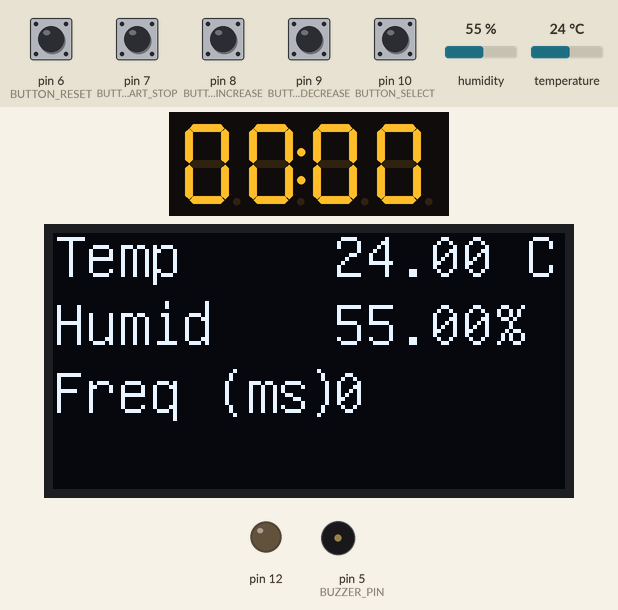
This sketch was run on a simulated Arduino Uno, built with avr-gcc and run on an emulated ATmega328P. Shown: 4-digit seven-segment display, 128×64 one-colour display, output pins drawn as LEDs (lit = HIGH), buzzer (waves = sounding). The inputs (shaded band) are chosen by the test bench; at power-on: pin 6 (BUTTON_RESET), pin 7 (BUTTON_START_STOP), pin 8 (BUTTON_INCREASE), pin 9 (BUTTON_DECREASE), pin 10 (BUTTON_SELECT) HIGH, humidity 55 %, temperature 24 °C. Pins used as bus, display or sensor lines are not drawn; what the sketch prints to the serial monitor is not drawn.

Above: at 1.5 s.
1.6 s: pin 7 (BUTTON_START_STOP) pulled LOW for 0.45 s
At 3.2 s:
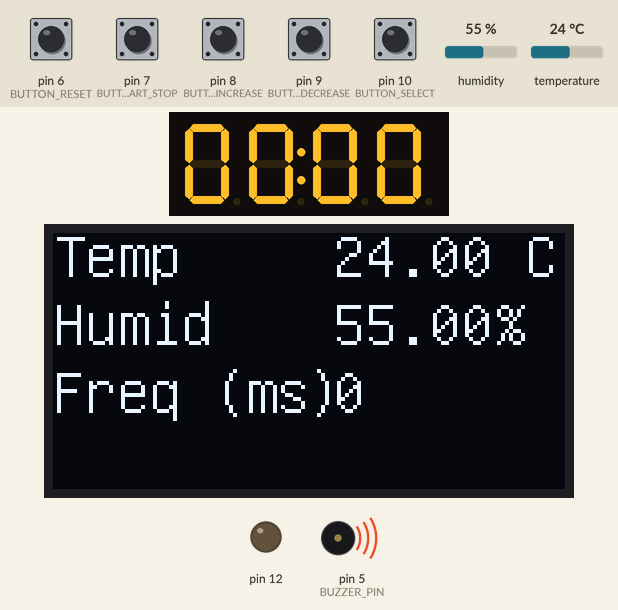
3.9 s: humidity set to 22 %
At 5.8 s:
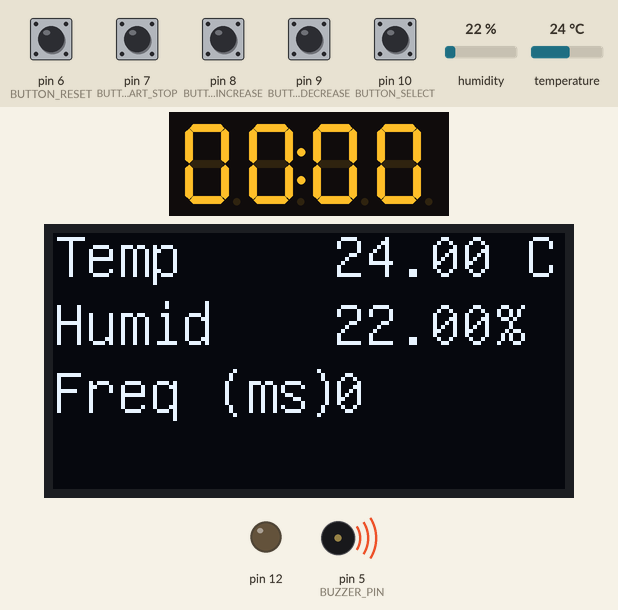
6.1 s: pin 8 (BUTTON_INCREASE) pulled LOW for 0.45 s
At 7.5 s:
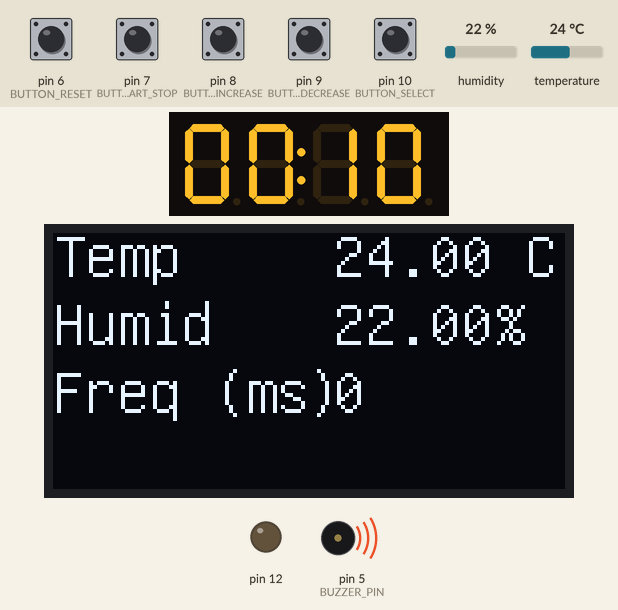
8.0 s: pin 7 (BUTTON_START_STOP) pulled LOW for 1 s
At 10.0 s:
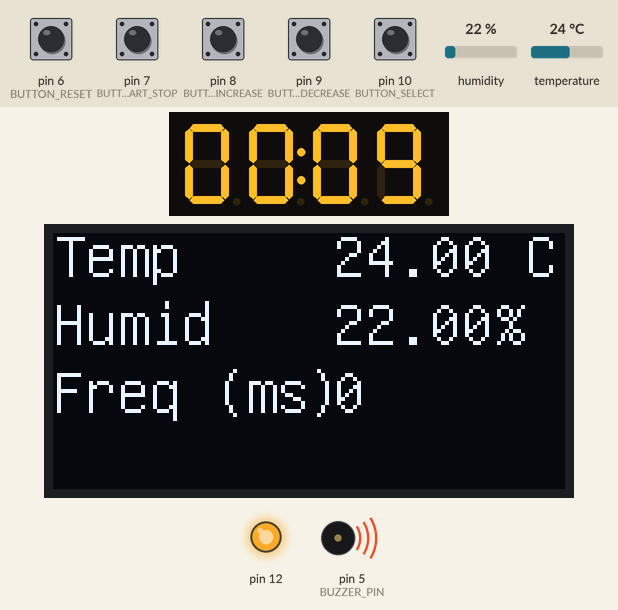
10.5 s: pin 9 (BUTTON_DECREASE) pulled LOW for 0.45 s
At 11.1 s:
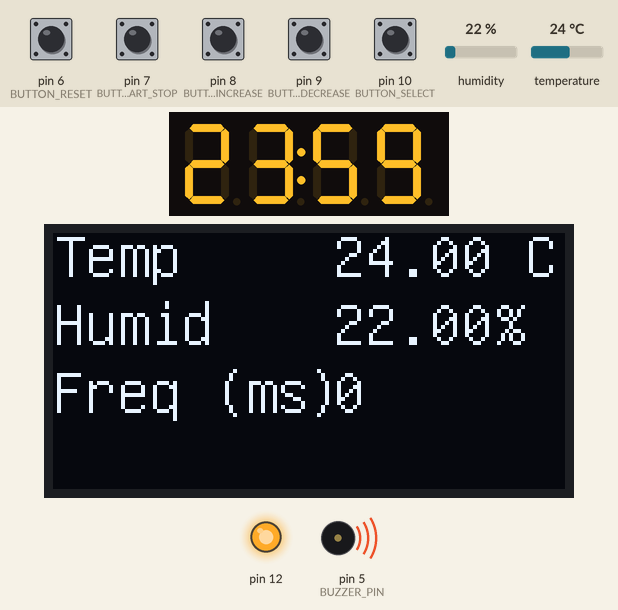
12.4 s: pin 6 (BUTTON_RESET) pulled LOW for 0.45 s
At 12.9 s:
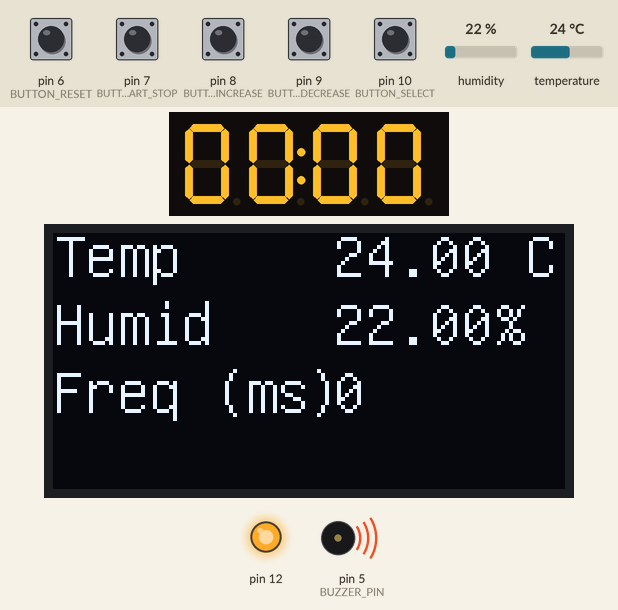
Timing chart, 0 to 15.3 s (numbered marks = the images above; inputs shaded):
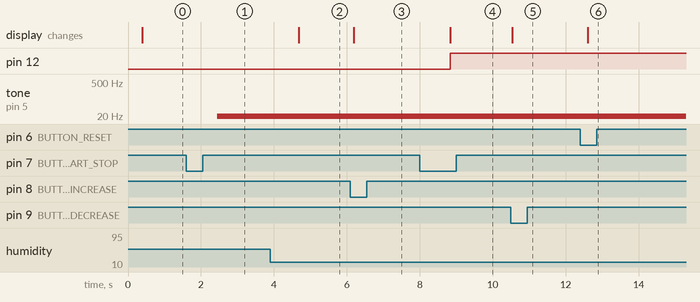

Measured:
- after the input at 1.6 s, tone on pin 5 (BUZZER_PIN): silent → 1 Hz after 0.85 s
- after the input at 3.9 s, the display: changes after 0.78 s (image 2)
- after the input at 6.1 s, the display: changes after 0.09 s (image 3)
- after the input at 8.0 s, pin 12: LOW → HIGH after 0.83 s; the display: changes after 0.83 s (image 4)
- after the input at 10.5 s, the display: changes at once (image 5)
- after the input at 12.4 s, the display: changes after 0.20 s (image 6)

The sketch:

Updated_Final_April25.ino
```cpp
#include <TM1637Display.h>  // Include TM1637 Display library
#include "U8glib.h"  // Include U8glib for OLED display
#include "DHT.h"  // Include DHT sensor library

// Define the connections pins to TM1637 and buzzer
#define CLK 2
#define DIO 3
#define BUZZER_PIN  5 // Define the pin connected to the buzzer

// Define button pins
#define BUTTON_SELECT 10 // for pulsing selection
#define BUTTON_INCREASE 8
#define BUTTON_DECREASE 9
#define BUTTON_START_STOP 7
#define BUTTON_RESET 6

// Create display object for TM1637
TM1637Display display(CLK, DIO);

// Define DHT sensor setup
#define DHTPIN 4  // Change as per your connection
#define DHTTYPE DHT22
DHT dht(DHTPIN, DHTTYPE);

// Create OLED display object
U8GLIB_SH1106_128X64 u8g(U8G_I2C_OPT_NONE);

// Variables to store time, temperature, and timer state
int timeHours = 0;
int timeMinutes = 0;
bool timerRunning = false;
String temp;
String humi;

// Variables for timing with millis() and LED control
unsigned long previousMillis = 0;
bool ledState = LOW;
unsigned long lastLedToggleTime = 0;

// Frequency Selection
int frequencies[] = {0, 500, 1000}; // Frequencies: 0 (constant), 1000 ms, 2000 ms
int currentFrequency = 0; // Default to constant frequency

unsigned long buzzerStartTime = 0;
const unsigned long buzzerDuration = 30000; // 30 seconds


void updateTimeDisplay();
void increaseTime();
void decreaseTime();
void startStopTimer();
void resetTimer();
void timerTick();
void draw();
void updateLed(); // Updated function for LED control

void setup() {
  // Initialize the TM1637 display
  display.setBrightness(0x0f);
  updateTimeDisplay();

  // Initialize the DHT sensor
  dht.begin();

  // Setup button pins
  pinMode(BUTTON_INCREASE, INPUT_PULLUP);
  pinMode(BUTTON_DECREASE, INPUT_PULLUP);
  pinMode(BUTTON_START_STOP, INPUT_PULLUP);
  pinMode(BUTTON_RESET, INPUT_PULLUP);
  pinMode(BUTTON_SELECT, INPUT_PULLUP);

  // Setup buzzer pin
  pinMode(BUZZER_PIN, OUTPUT);
  digitalWrite(BUZZER_PIN, LOW); // Ensure buzzer is off initially

  // Setup the LED pin as an output
  pinMode(12, OUTPUT);

  // Start serial communication for debugging
  Serial.begin(9600);
  Serial.println("here!");
}

void loop() {
  // Get the current time
  unsigned long currentMillis = millis();

  // Handle the timer functionality
  if (timerRunning && (currentMillis - previousMillis >= 60000)) {
    previousMillis = currentMillis;
    timerTick();
  }

  // Flash LED if the timer is running
  if (timerRunning) {
    updateLed();
  }

  // Read button states
  if (digitalRead(BUTTON_INCREASE) == LOW) {
    increaseTime();
    delay(200); // Simple debounce
  }

  if (digitalRead(BUTTON_DECREASE) == LOW) {
    decreaseTime();
    delay(200); // Simple debounce
  }

  if (digitalRead(BUTTON_START_STOP) == LOW) {
    startStopTimer();
    delay(200); // Simple debounce
  }

  if (digitalRead(BUTTON_RESET) == LOW && !timerRunning) {
    resetTimer();
    delay(200); // Simple debounce
  }

  if (digitalRead(BUTTON_SELECT) == LOW) {
    currentFrequency = (currentFrequency + 1) % 3; // Cycle through frequencies
    delay(200); // Debounce delay
  }

  // Read temperature and humidity from DHT sensor
  float h = dht.readHumidity();
  float t = dht.readTemperature();

  // Convert readings to String for display
  temp = String(t);
  humi = String(h);

  // Check if readings are valid
  if (isnan(h) || isnan(t)) {
    Serial.println(F("Failed to read from DHT sensor!"));
  } else {
    // Display temperature and humidity on OLED
    u8g.firstPage();
    do {
      draw();
    } while (u8g.nextPage());
  }
  delay(10);  // Delay for stability

 // Manage the buzzer time-out
  if (buzzerStartTime > 0 && (millis() - buzzerStartTime >= buzzerDuration)) {
    digitalWrite(BUZZER_PIN, LOW);  // Turn off the buzzer after 30 seconds
    digitalWrite(12, LOW);  // Turn off the LEDs
    buzzerStartTime = 0;  // Reset the buzzer start time
  }


}

void updateTimeDisplay() {
  // Display time in HH:MM format
  display.showNumberDecEx(timeHours * 100 + timeMinutes, 0b01000000, true);
}

void increaseTime() {
  // Increase time by one minute
  timeMinutes = timeMinutes + 10;
  if (timeMinutes >= 60) {
    timeMinutes = 0;
    timeHours++;
    if (timeHours >= 24) {
      timeHours = 0;
    }
  }
  updateTimeDisplay();
}

void decreaseTime() {
  // Decrease time by one minute
  timeMinutes = timeMinutes - 10;
  if (timeMinutes < 0) {
    timeMinutes = 59;
    timeHours--;
    if (timeHours < 0) {
      timeHours = 23;
    }
  }
  updateTimeDisplay();
}

void startStopTimer() {
  timerRunning = !timerRunning; // Toggle timer state
  if (timerRunning) {
    // Adjust previousMillis so the timer immediately counts down
    previousMillis = millis() - 60000;
    digitalWrite(BUZZER_PIN, LOW); // Ensure buzzer is off when timer starts
  }
}

void resetTimer() {
  // Reset timer to 00:00 and stop it
  timeHours = 0;
  timeMinutes = 0;
  updateTimeDisplay();
  digitalWrite(BUZZER_PIN, LOW); // Ensure buzzer is off when timer is reset
}

void timerTick() {
  // Decrement time by one minute
  if (timeMinutes > 0) {
    timeMinutes--;
  } else {
    if (timeHours > 0) {
      timeHours--;
      timeMinutes = 59;
    } else {
      // Timer has reached 00:00
      timerRunning = false;
      digitalWrite(BUZZER_PIN, HIGH); // Activate buzzer
    }

    if (timeMinutes == 0){
      tone(BUZZER_PIN,HIGH);
    }
  }
  updateTimeDisplay();
}

void draw() {
  // Function to draw temperature, humidity, and LED frequency on OLED
  u8g.setFont(u8g_font_unifont);
  u8g.drawStr(0, 11, "Temp");
  u8g.setPrintPos(70, 11);
  u8g.print(temp + " C");
  u8g.drawStr(0, 28, "Humid");
  u8g.setPrintPos(70, 28);
  u8g.print(humi + "%");
  u8g.drawStr(0, 45, "Freq (ms)");
  u8g.setPrintPos(70, 45);
  u8g.print(frequencies[currentFrequency]);
}

void updateLed() {
 if (frequencies[currentFrequency] == 0) {
    // If frequency is 0 ms, keep the LED constantly on
    digitalWrite(12, HIGH);
  }
  else {
  // Update LED based on selected frequency
  unsigned long currentMillis = millis();
  if (currentMillis - lastLedToggleTime >= frequencies[currentFrequency]) {
    ledState = !ledState;
    digitalWrite(12, ledState);
    lastLedToggleTime = currentMillis;
  }
}
}
```
